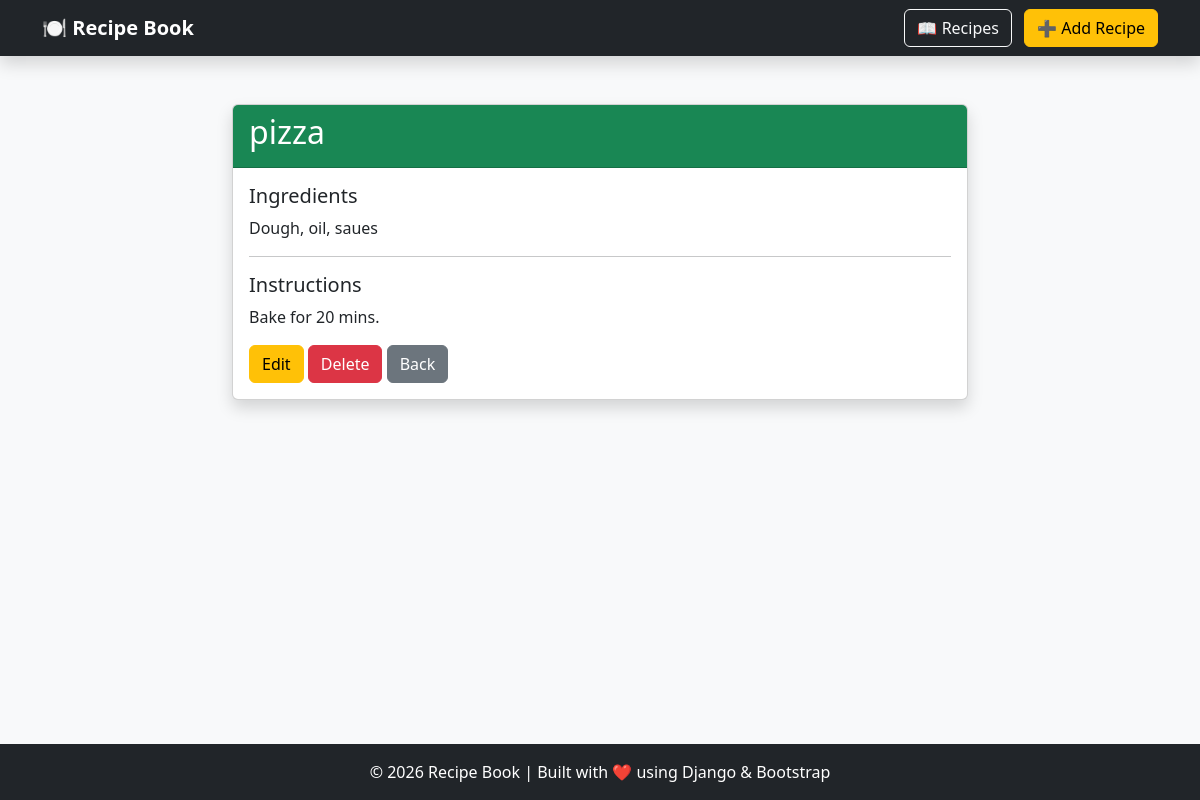
The page /recipe/5/ on the database its author committed.
### recipe/models.py (models this page shows, shortened)
class Recipe(models.Model):
    title = models.CharField(max_length=200)
    ingredients = models.TextField()
    instructions = models.TextField()
    image = models.ImageField(
        upload_to='recipes/',
        blank=True,
        null=True
     )

### recipe/views.py (the view)
# urls.py: path('recipe/<int:recipe_id>/', views.recipe_detail, name='recipe_detail'),
def recipe_detail(request, recipe_id):
    recipe = Recipe.objects.get(id=recipe_id)
    return render(request, 'recipe_detail.html', {
        'recipe': recipe
    })

### recipe/templates/recipe_detail.html (shortened to what this page needs)
{% extends 'base.html' %}
{% block content %}
<div class="row justify-content-center">
    <div class="col-md-8">
        <div class="card shadow">
            <div class="card-header bg-success text-white">
                <h2>{{ recipe.title }}</h2>
            </div>
            <div class="card-body">
                <h5>Ingredients</h5>
                <p>{{ recipe.ingredients }}</p>
                <hr>
                <h5>Instructions</h5>
                <p>{{ recipe.instructions }}</p>
                <a href="{% url 'edit_recipe' recipe.id %}" class="btn btn-warning">
                    Edit
                </a>
                <a href="{% url 'delete_recipe' recipe.id %}"
                   class="btn btn-danger">
                    Delete
                </a>
                <a href="{% url 'recipe_list' %}"
                   class="btn btn-secondary">
                    Back
                </a>
            </div>
        </div>
    </div>
</div>
{% endblock %}

### rows shown on the page
Recipe: title "pizza", ingredients "Dough, oil, saues", instructions "Bake for 20 mins."
